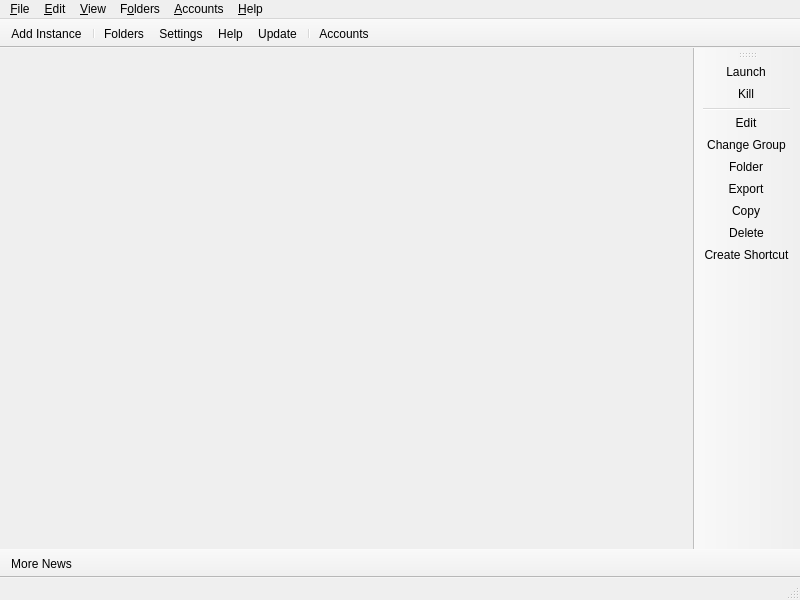
<?xml version="1.0" encoding="UTF-8"?>
<ui version="4.0">
 <class>MainWindow</class>
 <widget class="QMainWindow" name="MainWindow">
  <property name="geometry">
   <rect>
    <x>0</x>
    <y>0</y>
    <width>800</width>
    <height>600</height>
   </rect>
  </property>
  <widget class="QWidget" name="centralWidget">
   <layout class="QHBoxLayout" name="horizontalLayout">
    <property name="spacing">
     <number>0</number>
    </property>
    <property name="leftMargin">
     <number>0</number>
    </property>
    <property name="topMargin">
     <number>0</number>
    </property>
    <property name="rightMargin">
     <number>0</number>
    </property>
    <property name="bottomMargin">
     <number>0</number>
    </property>
   </layout>
  </widget>
  <widget class="QStatusBar" name="statusBar"/>
  <widget class="QToolBar" name="mainToolBar">
   <property name="windowTitle">
    <string>Main Toolbar</string>
   </property>
   <property name="allowedAreas">
    <set>Qt::BottomToolBarArea|Qt::TopToolBarArea</set>
   </property>
   <property name="toolButtonStyle">
    <enum>Qt::ToolButtonTextBesideIcon</enum>
   </property>
   <property name="movable">
    <bool>false</bool>
   </property>
   <property name="floatable">
    <bool>false</bool>
   </property>
   <property name="iconSize">
    <size>
     <width>18</width>
     <height>18</height>
    </size>
   </property>
   <attribute name="toolBarArea">
    <enum>TopToolBarArea</enum>
   </attribute>
   <attribute name="toolBarBreak">
    <bool>false</bool>
   </attribute>
   <addaction name="actionAddInstance"/>
   <addaction name="separator"/>
   <addaction name="actionFoldersButton"/>
   <addaction name="actionSettings"/>
   <addaction name="actionHelpButton"/>
   <addaction name="actionCheckUpdate"/>
   <addaction name="separator"/>
   <addaction name="actionAccountsButton"/>
  </widget>
  <widget class="QToolBar" name="newsToolBar">
   <property name="windowTitle">
    <string>News Toolbar</string>
   </property>
   <property name="allowedAreas">
    <set>Qt::BottomToolBarArea|Qt::TopToolBarArea</set>
   </property>
   <property name="movable">
    <bool>false</bool>
   </property>
   <property name="floatable">
    <bool>false</bool>
   </property>
   <property name="iconSize">
    <size>
     <width>16</width>
     <height>16</height>
    </size>
   </property>
   <property name="toolButtonStyle">
    <enum>Qt::ToolButtonTextBesideIcon</enum>
   </property>
   <attribute name="toolBarArea">
    <enum>BottomToolBarArea</enum>
   </attribute>
   <attribute name="toolBarBreak">
    <bool>false</bool>
   </attribute>
   <addaction name="actionMoreNews"/>
  </widget>
  <widget class="WideBar" name="instanceToolBar">
   <property name="windowTitle">
    <string>Instance Toolbar</string>
   </property>
   <property name="allowedAreas">
    <set>Qt::LeftToolBarArea|Qt::RightToolBarArea</set>
   </property>
   <property name="iconSize">
    <size>
     <width>16</width>
     <height>16</height>
    </size>
   </property>
   <property name="toolButtonStyle">
    <enum>Qt::ToolButtonTextBesideIcon</enum>
   </property>
   <property name="floatable">
    <bool>false</bool>
   </property>
   <property name="useDefaultAction" stdset="0">
    <bool>true</bool>
   </property>
   <attribute name="toolBarArea">
    <enum>RightToolBarArea</enum>
   </attribute>
   <attribute name="toolBarBreak">
    <bool>false</bool>
   </attribute>
   <addaction name="actionLaunchInstance"/>
   <addaction name="actionKillInstance"/>
   <addaction name="separator"/>
   <addaction name="actionEditInstance"/>
   <addaction name="actionChangeInstGroup"/>
   <addaction name="actionViewSelectedInstFolder"/>
   <addaction name="actionExportInstance"/>
   <addaction name="actionCopyInstance"/>
   <addaction name="actionDeleteInstance"/>
   <addaction name="actionCreateInstanceShortcut"/>
  </widget>
  <widget class="QMenuBar" name="menuBar">
   <property name="geometry">
    <rect>
     <x>0</x>
     <y>0</y>
     <width>800</width>
     <height>22</height>
    </rect>
   </property>
   <widget class="QMenu" name="fileMenu">
    <property name="title">
     <string>&amp;File</string>
    </property>
    <property name="toolTipsVisible">
     <bool>true</bool>
    </property>
    <addaction name="actionAddInstance"/>
    <addaction name="separator"/>
    <addaction name="actionLaunchInstance"/>
    <addaction name="actionKillInstance"/>
    <addaction name="separator"/>
    <addaction name="actionEditInstance"/>
    <addaction name="actionChangeInstGroup"/>
    <addaction name="actionViewSelectedInstFolder"/>
    <addaction name="actionExportInstance"/>
    <addaction name="actionCopyInstance"/>
    <addaction name="actionDeleteInstance"/>
    <addaction name="actionCreateInstanceShortcut"/>
    <addaction name="separator"/>
    <addaction name="actionSettings"/>
    <addaction name="actionCloseWindow"/>
   </widget>
   <widget class="QMenu" name="editMenu">
    <property name="title">
     <string>&amp;Edit</string>
    </property>
    <property name="toolTipsVisible">
     <bool>true</bool>
    </property>
    <addaction name="actionUndoTrashInstance"/>
   </widget>
   <widget class="QMenu" name="viewMenu">
    <property name="title">
     <string>&amp;View</string>
    </property>
    <property name="toolTipsVisible">
     <bool>true</bool>
    </property>
    <addaction name="actionChangeTheme"/>
    <addaction name="separator"/>
    <addaction name="actionToggleStatusBar"/>
    <addaction name="actionLockToolbars"/>
    <addaction name="separator"/>
   </widget>
   <widget class="QMenu" name="foldersMenu">
    <property name="title">
     <string>F&amp;olders</string>
    </property>
    <property name="toolTipsVisible">
     <bool>true</bool>
    </property>
    <addaction name="actionViewLauncherRootFolder"/>
    <addaction name="separator"/>
    <addaction name="actionViewInstanceFolder"/>
    <addaction name="actionViewCentralModsFolder"/>
    <addaction name="actionViewSkinsFolder"/>
    <addaction name="actionViewJavaFolder"/>
    <addaction name="separator"/>
    <addaction name="actionViewIconThemeFolder"/>
    <addaction name="actionViewWidgetThemeFolder"/>
    <addaction name="actionViewCatPackFolder"/>
    <addaction name="actionViewIconsFolder"/>
    <addaction name="separator"/>
    <addaction name="actionViewLogsFolder"/>
   </widget>
   <widget class="QMenu" name="accountsMenu">
    <property name="title">
     <string>&amp;Accounts</string>
    </property>
   </widget>
   <widget class="QMenu" name="helpMenu">
    <property name="title">
     <string>&amp;Help</string>
    </property>
    <property name="toolTipsVisible">
     <bool>true</bool>
    </property>
    <addaction name="actionClearMetadata"/>
    <addaction name="actionReportBug"/>
    <addaction name="actionViewLog"/>
    <addaction name="actionAddToPATH"/>
    <addaction name="separator"/>
    <addaction name="actionCheckUpdate"/>
    <addaction name="actionOpenWiki"/>
    <addaction name="actionAbout"/>
   </widget>
   <addaction name="fileMenu"/>
   <addaction name="editMenu"/>
   <addaction name="viewMenu"/>
   <addaction name="foldersMenu"/>
   <addaction name="accountsMenu"/>
   <addaction name="helpMenu"/>
  </widget>
  <action name="actionMoreNews">
   <property name="icon">
    <iconset theme="news"/>
   </property>
   <property name="text">
    <string>More News...</string>
   </property>
   <property name="toolTip">
    <string>Open the development blog to read more news about %1.</string>
   </property>
  </action>
  <action name="actionToggleStatusBar">
   <property name="checkable">
    <bool>true</bool>
   </property>
   <property name="text">
    <string>Status Bar</string>
   </property>
  </action>
  <action name="actionLockToolbars">
   <property name="checkable">
    <bool>true</bool>
   </property>
   <property name="text">
    <string>Lock Toolbars</string>
   </property>
  </action>
  <action name="actionUndoTrashInstance">
   <property name="enabled">
    <bool>false</bool>
   </property>
   <property name="text">
    <string>&amp;Undo Last Instance Deletion</string>
   </property>
  </action>
  <action name="actionAddInstance">
   <property name="icon">
    <iconset theme="new"/>
   </property>
   <property name="text">
    <string>Add Instanc&amp;e...</string>
   </property>
   <property name="toolTip">
    <string>Add a new instance.</string>
   </property>
  </action>
  <action name="actionCheckUpdate">
   <property name="icon">
    <iconset theme="checkupdate"/>
   </property>
   <property name="text">
    <string>&amp;Update...</string>
   </property>
   <property name="toolTip">
    <string>Check for new updates for %1.</string>
   </property>
   <property name="menuRole">
    <enum>QAction::ApplicationSpecificRole</enum>
   </property>
  </action>
  <action name="actionSettings">
   <property name="icon">
    <iconset theme="settings"/>
   </property>
   <property name="text">
    <string>Setti&amp;ngs...</string>
   </property>
   <property name="toolTip">
    <string>Change settings.</string>
   </property>
   <property name="menuRole">
    <enum>QAction::PreferencesRole</enum>
   </property>
  </action>
  <action name="actionManageSkins">
   <property name="icon">
    <iconset theme="settings"/>
   </property>
   <property name="text">
    <string>Manage &amp;Skins...</string>
   </property>
  </action>
  <action name="actionManageAccounts">
   <property name="icon">
    <iconset theme="accounts"/>
   </property>
   <property name="text">
    <string>&amp;Manage Accounts...</string>
   </property>
  </action>
  <action name="actionLaunchInstance">
   <property name="icon">
    <iconset theme="launch"/>
   </property>
   <property name="text">
    <string>&amp;Launch</string>
   </property>
   <property name="toolTip">
    <string>Launch the selected instance.</string>
   </property>
  </action>
  <action name="actionKillInstance">
   <property name="icon">
    <iconset theme="status-bad"/>
   </property>
   <property name="text">
    <string>&amp;Kill</string>
   </property>
   <property name="toolTip">
    <string>Kill the running instance.</string>
   </property>
   <property name="shortcut">
    <string>Ctrl+K</string>
   </property>
  </action>
  <action name="actionRenameInstance">
   <property name="icon">
    <iconset theme="rename"/>
   </property>
   <property name="text">
    <string>Rename</string>
   </property>
   <property name="toolTip">
    <string>Rename the selected instance.</string>
   </property>
  </action>
  <action name="actionChangeInstGroup">
   <property name="icon">
    <iconset theme="tag"/>
   </property>
   <property name="text">
    <string>&amp;Change Group...</string>
   </property>
   <property name="toolTip">
    <string>Change the selected instance's group.</string>
   </property>
   <property name="shortcut">
    <string>Ctrl+G</string>
   </property>
  </action>
  <action name="actionChangeInstIcon">
   <property name="text">
    <string>Change Icon</string>
   </property>
   <property name="toolTip">
    <string>Change the selected instance's icon.</string>
   </property>
  </action>
  <action name="actionEditInstance">
   <property name="icon">
    <iconset theme="settings"/>
   </property>
   <property name="text">
    <string>&amp;Edit...</string>
   </property>
   <property name="toolTip">
    <string>Change the instance settings, mods and versions.</string>
   </property>
   <property name="shortcut">
    <string>Ctrl+I</string>
   </property>
  </action>
  <action name="actionViewSelectedInstFolder">
   <property name="icon">
    <iconset theme="viewfolder"/>
   </property>
   <property name="text">
    <string>&amp;Folder</string>
   </property>
   <property name="toolTip">
    <string>Open the selected instance's root folder in a file browser.</string>
   </property>
  </action>
  <action name="actionDeleteInstance">
   <property name="icon">
    <iconset theme="delete"/>
   </property>
   <property name="text">
    <string>Dele&amp;te</string>
   </property>
   <property name="toolTip">
    <string>Delete the selected instance.</string>
   </property>
   <property name="autoRepeat">
    <bool>false</bool>
   </property>
  </action>
  <action name="actionCopyInstance">
   <property name="icon">
    <iconset theme="copy"/>
   </property>
   <property name="text">
    <string>Cop&amp;y...</string>
   </property>
   <property name="toolTip">
    <string>Copy the selected instance.</string>
   </property>
   <property name="shortcut">
    <string>Ctrl+D</string>
   </property>
  </action>
  <action name="actionExportInstance">
   <property name="icon">
    <iconset theme="export"/>
   </property>
   <property name="text">
    <string>E&amp;xport...</string>
   </property>
   <property name="toolTip">
    <string>Export the selected instance to supported formats.</string>
   </property>
  </action>
  <action name="actionExportInstanceZip">
   <property name="icon">
    <iconset theme="launcher"/>
   </property>
   <property name="text">
    <string>Sunveil Connect (zip)</string>
   </property>
  </action>
  <action name="actionExportInstanceMrPack">
   <property name="icon">
    <iconset theme="modrinth"/>
   </property>
   <property name="text">
    <string>Modrinth (mrpack)</string>
   </property>
  </action>
  <action name="actionExportInstanceFlamePack">
   <property name="icon">
    <iconset theme="flame"/>
   </property>
   <property name="text">
    <string>CurseForge (zip)</string>
   </property>
  </action>
  <action name="actionCreateInstanceShortcut">
   <property name="icon">
    <iconset theme="shortcut"/>
   </property>
   <property name="text">
    <string>Create Shortcut</string>
   </property>
   <property name="toolTip">
    <string>Creates a shortcut on a selected folder to launch the selected instance.</string>
   </property>
  </action>
  <action name="actionNoAccountsAdded">
   <property name="icon">
    <iconset theme="noaccount"/>
   </property>
   <property name="text">
    <string>No accounts added!</string>
   </property>
  </action>
  <action name="actionNoDefaultAccount">
   <property name="checkable">
    <bool>true</bool>
   </property>
   <property name="icon">
    <iconset theme="noaccount"/>
   </property>
   <property name="text">
    <string>No Default Account</string>
   </property>
   <property name="shortcut">
    <string>Ctrl+0</string>
   </property>
  </action>
  <action name="actionCloseWindow">
   <property name="icon">
    <iconset theme="status-bad"/>
   </property>
   <property name="text">
    <string>Close &amp;Window</string>
   </property>
   <property name="toolTip">
    <string>Close the current window</string>
   </property>
   <property name="menuRole">
    <enum>QAction::MenuRole::NoRole</enum>
   </property>
  </action>
  <action name="actionViewInstanceFolder">
   <property name="icon">
    <iconset theme="viewfolder"/>
   </property>
   <property name="text">
    <string>&amp;Instances</string>
   </property>
   <property name="toolTip">
    <string>Open the instances folder in a file browser.</string>
   </property>
  </action>
  <action name="actionViewLauncherRootFolder">
   <property name="icon">
    <iconset theme="viewfolder"/>
   </property>
   <property name="text">
    <string>Launcher &amp;Root</string>
   </property>
   <property name="toolTip">
    <string>Open the launcher's root folder in a file browser.</string>
   </property>
  </action>
  <action name="actionViewCentralModsFolder">
   <property name="icon">
    <iconset theme="centralmods"/>
   </property>
   <property name="text">
    <string>&amp;Central Mods</string>
   </property>
   <property name="toolTip">
    <string>Open the central mods folder in a file browser.</string>
   </property>
  </action>
  <action name="actionViewSkinsFolder">
   <property name="icon">
    <iconset theme="viewfolder"/>
   </property>
   <property name="text">
    <string>&amp;Skins</string>
   </property>
   <property name="toolTip">
    <string>Open the skins folder in a file browser.</string>
   </property>
  </action>
  <action name="actionViewIconsFolder">
   <property name="icon">
    <iconset theme="viewfolder"/>
   </property>
   <property name="text">
    <string>Instance Icons</string>
   </property>
   <property name="toolTip">
    <string>Open the instance icons folder in a file browser.</string>
   </property>
  </action>
  <action name="actionViewLogsFolder">
   <property name="icon">
    <iconset theme="viewfolder"/>
   </property>
   <property name="text">
    <string>Logs</string>
   </property>
   <property name="toolTip">
    <string>Open the logs folder in a file browser.</string>
   </property>
  </action>
  <action name="actionChangeTheme">
   <property name="text">
    <string>Themes</string>
   </property>
  </action>
  <action name="actionReportBug">
   <property name="icon">
    <iconset theme="bug"/>
   </property>
   <property name="text">
    <string>Report a Bug or Suggest a Feature</string>
   </property>
   <property name="toolTip">
    <string>Open the bug tracker to report a bug with %1.</string>
   </property>
  </action>
  <action name="actionDISCORD">
   <property name="icon">
    <iconset theme="discord"/>
   </property>
   <property name="text">
    <string>&amp;Discord Guild</string>
   </property>
   <property name="toolTip">
    <string>Open %1 Discord guild.</string>
   </property>
  </action>
  <action name="actionMATRIX">
   <property name="icon">
    <iconset theme="matrix"/>
   </property>
   <property name="text">
    <string>&amp;Matrix Space</string>
   </property>
   <property name="toolTip">
    <string>Open %1 Matrix space.</string>
   </property>
  </action>
  <action name="actionREDDIT">
   <property name="icon">
    <iconset theme="reddit-alien"/>
   </property>
   <property name="text">
    <string>Sub&amp;reddit</string>
   </property>
   <property name="toolTip">
    <string>Open %1 subreddit.</string>
   </property>
  </action>
  <action name="actionAbout">
   <property name="icon">
    <iconset theme="about"/>
   </property>
   <property name="text">
    <string>&amp;About %1</string>
   </property>
   <property name="toolTip">
    <string>View information about %1.</string>
   </property>
   <property name="menuRole">
    <enum>QAction::AboutRole</enum>
   </property>
  </action>
  <action name="actionClearMetadata">
   <property name="icon">
    <iconset theme="refresh"/>
   </property>
   <property name="text">
    <string>&amp;Clear Metadata Cache</string>
   </property>
   <property name="toolTip">
    <string>Clear cached metadata</string>
   </property>
  </action>
  <action name="actionViewLog">
   <property name="icon">
    <iconset theme="log">
     <normaloff>.</normaloff>.</iconset>
   </property>
   <property name="text">
    <string>View logs</string>
   </property>
   <property name="toolTip">
    <string>View current and previous launcher logs</string>
   </property>
  </action>
  <action name="actionAddToPATH">
   <property name="icon">
    <iconset theme="custom-commands"/>
   </property>
   <property name="text">
    <string>Install to &amp;PATH</string>
   </property>
   <property name="toolTip">
    <string>Install a %1 symlink to /usr/local/bin</string>
   </property>
  </action>
  <action name="actionFoldersButton">
   <property name="icon">
    <iconset theme="viewfolder"/>
   </property>
   <property name="text">
    <string>Folders</string>
   </property>
   <property name="toolTip">
    <string>Open one of the folders shared between instances.</string>
   </property>
  </action>
  <action name="actionHelpButton">
   <property name="icon">
    <iconset theme="help"/>
   </property>
   <property name="text">
    <string>Help</string>
   </property>
   <property name="toolTip">
    <string>Get help with %1 or Minecraft.</string>
   </property>
  </action>
  <action name="actionAccountsButton">
   <property name="icon">
    <iconset theme="noaccount"/>
   </property>
   <property name="text">
    <string>Accounts</string>
   </property>
  </action>
  <action name="actionOpenWiki">
   <property name="icon">
    <iconset theme="help"/>
   </property>
   <property name="text">
    <string>%1 &amp;Wiki</string>
   </property>
   <property name="toolTip">
    <string>Open the %1 wiki</string>
   </property>
  </action>
  <action name="actionViewWidgetThemeFolder">
   <property name="icon">
    <iconset theme="viewfolder"/>
   </property>
   <property name="text">
    <string>&amp;Widget Themes</string>
   </property>
   <property name="toolTip">
    <string>Open the widget themes folder in a file browser.</string>
   </property>
  </action>
  <action name="actionViewIconThemeFolder">
   <property name="icon">
    <iconset theme="viewfolder"/>
   </property>
   <property name="text">
    <string>I&amp;con Theme</string>
   </property>
   <property name="toolTip">
    <string>Open the icon theme folder in a file browser.</string>
   </property>
  </action>
  <action name="actionViewCatPackFolder">
   <property name="icon">
    <iconset theme="viewfolder"/>
   </property>
   <property name="text">
    <string>Cat Packs</string>
   </property>
   <property name="toolTip">
    <string>Open the cat packs folder in a file browser.</string>
   </property>
  </action>
  <action name="actionViewJavaFolder">
   <property name="icon">
    <iconset theme="viewfolder"/>
   </property>
   <property name="text">
    <string>Java</string>
   </property>
   <property name="toolTip">
    <string>Open the Java folder in a file browser. Only available if the built-in Java downloader is used.</string>
   </property>
  </action>
 </widget>
 <customwidgets>
  <customwidget>
   <class>WideBar</class>
   <extends>QToolBar</extends>
   <header>ui/widgets/WideBar.h</header>
  </customwidget>
 </customwidgets>
 <resources/>
 <connections/>
</ui>
